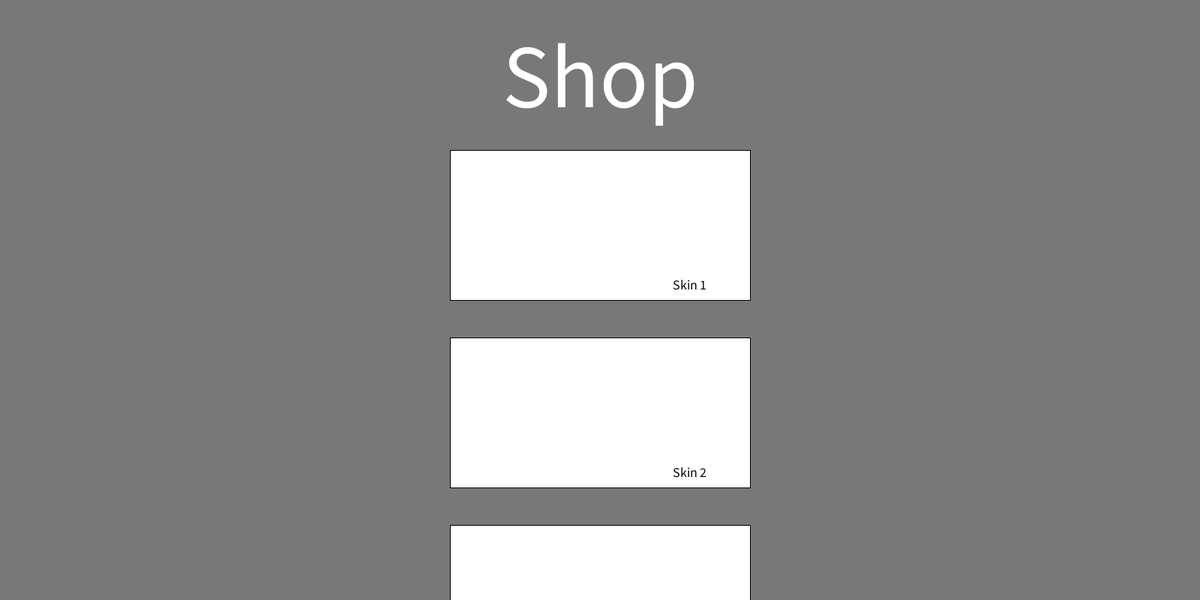
Frame 1 (no input)
Frame 60 (the mouse pressed at the canvas centre just before this capture): identical to frame 1, image omitted
Frame 120 (the mouse held since frame 60 and released just before this capture): identical to frame 1, image omitted

The Processing sketch that drew this single still picture (run headless with seeded random() and noise(); from frame 60 on, the mouse is pressed at the canvas centre):

// Processing sketch: Cirbit_shop
// ── Cirbit_shop.pde
Menu menu = new Menu();
Shop shop = new Shop();
ArrayList<Button> buttons = new ArrayList<Button>();

void setup(){
  size(1600,800);
  menu.setup();
  
}

void draw(){
  clear();
  background(120);
  menu.draw();
  buttons();
}

void buttons(){
  boolean cursorNormal = true;
  for(Button b : buttons){
    b.update();
    b.mouseHover();
    b.display();
    if(b.checkMouse()){
      cursorNormal = false;
    }
  }
  if(cursorNormal){
    cursor(ARROW);
  }
}

void mousePressed(){
  for(Button b : buttons){
    if(b.checkMouse()){
      b.isPressed = true;
      b.isReleased = false;
    }
  }
}

void mouseReleased(){
  for(Button b : buttons){
    b.isReleased = true;
  }
}
void mouseWheel(MouseEvent event) {
  menu.shop.mouseWheel(event);
}

// ── Button.pde
class Button{
  //PImage bg;
  
  float x,y,w,h,textSize;
  String text;
  boolean isPressed = false;
  boolean isReleased = true;
  float textX, textY;
  Button(float _x, float _y, float _w, float _h, float _textSize, String _text, float _textX, float _textY){
    x = _x;
    y = _y;
    w = _w;
    h = _h;
    textSize = _textSize;
    text = _text;
    textX = _textX;
    textY = _textY;
  }
  
  void update(){
    if(isReleased){
      isPressed = false;
    }
  }
  //Returns true if the mouse is in the button
  boolean checkMouse(){
    if(mouseX > x && mouseX < x + w){
      if(mouseY > y && mouseY < y + h){
        return true;
      }
    }
    return false;
  }
  
  void display(){
    mouseHover();
    if(isPressed){
      fill(255);
      strokeWeight(3);
      rect(x,y,w,h);

    }
    if(isReleased){
      fill(255);
      strokeWeight(1);
      rect(x,y,w,h);
    }
    
    
    push();
      textAlign(CENTER, CENTER);
      translate(x,y);
      textSize(textSize);
      fill(10);
      text(text,textX,textY);
    pop();
  }
  
  void mouseHover(){
    if(checkMouse()){
      cursor(HAND);
      return;
    }    
  }
}

// ── Menu.pde
class Menu{
  
  Shop shop = new Shop();
  
  void setup(){
    shop.setup();
  }
  
  void draw(){
    shop.update();
    shop.display();
  }
  
}

// ── Shop.pde
class Shop{
  float scroll;
  float textY = 100;
  void setup(){
    buttons.add(new Button(width/2-200,200, 400,200, 18,"Skin 1",320,180));  //x,y,w,h,textsize,"text",textX,textY
    buttons.add(new Button(width/2-200,450, 400,200, 18,"Skin 2",320,180));  //x,y,w,h,textsize,"text",textX,textY
    buttons.add(new Button(width/2-200,700, 400,200, 18,"Skin 3",320,180));  //x,y,w,h,textsize,"text",textX,textY
  }
  
  void update(){
    for(int i = 0; i<3; i++){
      Button b = buttons.get(i);
      b.y = b.y+scroll;
    }
    
  }
  
  void display(){
    textSize(120);
    textAlign(CENTER,CENTER);
    text("Shop",width/2, textY);
    textY+=scroll;
    scroll = 0;
    textAlign(CORNER,CORNER);
    
    
  }
  void mouseWheel(MouseEvent event) {
    float e = event.getCount();
    if(e<0){
      if(textY < 100){
        scroll+=20;
      }
    }else if(e>0){
      scroll-=20;
    }
  }

}
